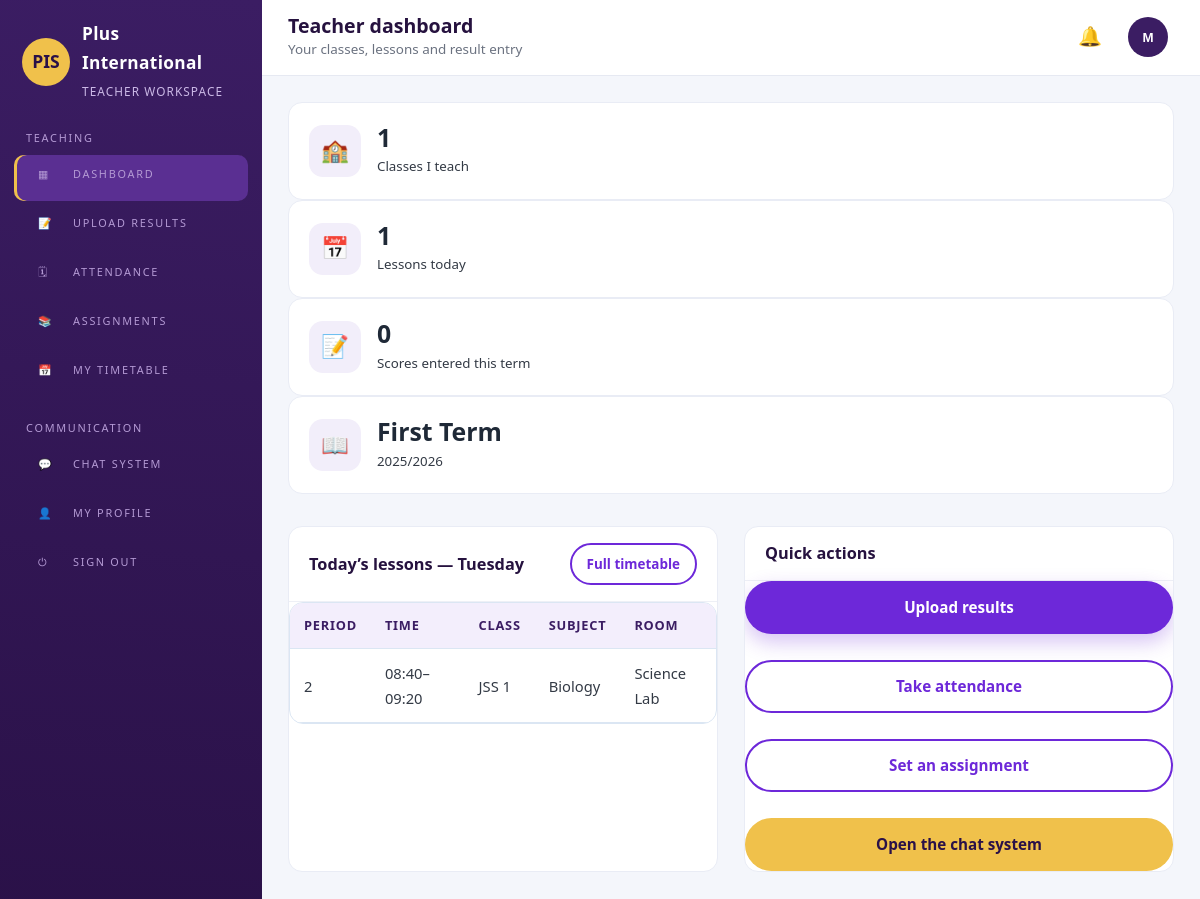
/teacher/dashboard.php (signed in), run on the app's committed database.
### tables this page shows
CREATE TABLE IF NOT EXISTS academic_sessions (
    id         INT AUTO_INCREMENT PRIMARY KEY,
    name       VARCHAR(20) NOT NULL UNIQUE,    
    term       ENUM('First','Second','Third') NOT NULL,
    is_current TINYINT(1) NOT NULL DEFAULT 0,
    starts_on  DATE DEFAULT NULL,
    ends_on    DATE DEFAULT NULL
);

CREATE TABLE IF NOT EXISTS timetable_slots (
    id            INT AUTO_INCREMENT PRIMARY KEY,
    class_id      INT NOT NULL,
    subject_id    INT NOT NULL,
    teacher_id    INT DEFAULT NULL,
    day_of_week   ENUM('Monday','Tuesday','Wednesday','Thursday','Friday') NOT NULL,
    period        INT NOT NULL,
    starts_at     TIME NOT NULL,
    ends_at       TIME NOT NULL,
    room          VARCHAR(60) DEFAULT NULL,
    session_name  VARCHAR(20) NOT NULL,
    term          ENUM('First','Second','Third') NOT NULL,
    UNIQUE KEY uniq_slot (class_id, day_of_week, period, session_name, term),
    FOREIGN KEY (class_id)   REFERENCES school_classes(id) ON DELETE CASCADE,
    FOREIGN KEY (subject_id) REFERENCES subjects(id) ON DELETE CASCADE,
    FOREIGN KEY (teacher_id) REFERENCES users(id) ON DELETE SET NULL
);

CREATE TABLE IF NOT EXISTS school_classes (
    id          INT AUTO_INCREMENT PRIMARY KEY,
    name        VARCHAR(60) NOT NULL UNIQUE,
    section     ENUM('nursery','primary','secondary') NOT NULL,
    level_order INT NOT NULL DEFAULT 0
);

CREATE TABLE IF NOT EXISTS subjects (
    id      INT AUTO_INCREMENT PRIMARY KEY,
    name    VARCHAR(80) NOT NULL UNIQUE,
    code    VARCHAR(20) DEFAULT NULL,
    section ENUM('nursery','primary','secondary','all') NOT NULL DEFAULT 'all'
);

### backend/includes/Auth.php (called while the page is built, shortened)
<?php
final class Auth
{
    public static function user(): ?array
    {
        return $_SESSION['user'] ?? null;
    }
    public static function check(): bool
    {
        return isset($_SESSION['user']);
    }
    public static function role(): string
    {
        return $_SESSION['user']['role'] ?? '';
    }
    public static function is(string ...$roles): bool
    {
        return in_array(self::role(), $roles, true);
    }
    public static function requireLogin(): array
    {
        return self::user();
    }
    public static function requireRole(string ...$roles): array
    {
        $user = self::requireLogin();
        return $user;
    }
}

### backend/includes/Database.php (called while the page is built, shortened)
<?php
final class Database
{
    private static ?PDO $pdo = null;
    public static function pdo(): PDO
    {
        if (self::$pdo === null) {
            $dsn = sprintf('mysql:host=%s;port=%s;dbname=%s;charset=utf8mb4', DB_HOST, DB_PORT, DB_NAME);
            self::$pdo = new PDO($dsn, DB_USER, DB_PASS, [
                PDO::ATTR_ERRMODE            => PDO::ERRMODE_EXCEPTION,
                PDO::ATTR_DEFAULT_FETCH_MODE => PDO::FETCH_ASSOC,
                PDO::ATTR_EMULATE_PREPARES   => false,
            ]);
        }
        return self::$pdo;
    }
    public static function run(string $sql, array $params = []): PDOStatement
    {
        $stmt = self::pdo()->prepare($sql);
        $stmt->execute($params);
        return $stmt;
    }
    public static function all(string $sql, array $params = []): array
    {
        return self::run($sql, $params)->fetchAll();
    }
    public static function one(string $sql, array $params = []): ?array
    {
        $row = self::run($sql, $params)->fetch();
        return $row === false ? null : $row;
    }
    public static function value(string $sql, array $params = [])
    {
        $value = self::run($sql, $params)->fetchColumn();
        return $value === false ? null : $value;
    }
}

### backend/includes/Helpers.php (called while the page is built, shortened)
<?php
function e($value): string
{
    return htmlspecialchars((string) $value, ENT_QUOTES, 'UTF-8');
}
function current_session_name(): string
{
    $row = Database::one('SELECT name FROM academic_sessions WHERE is_current = 1 LIMIT 1');
    return $row['name'] ?? (date('Y') . '/' . (date('Y') + 1));
}
function current_term(): string
{
    $row = Database::one('SELECT term FROM academic_sessions WHERE is_current = 1 LIMIT 1');
    return $row['term'] ?? 'First';
}

### backend/includes/TimetableManager.php (called while the page is built, shortened)
<?php
final class TimetableManager
{
    public static function forTeacher(int $teacherId, string $session, string $term): array
    {
        return Database::all(
            'SELECT t.*, s.name AS subject_name, c.name AS class_name
             FROM timetable_slots t
             JOIN subjects s ON s.id = t.subject_id
             JOIN school_classes c ON c.id = t.class_id
             WHERE t.teacher_id = ? AND t.session_name = ? AND t.term = ?
             ORDER BY FIELD(t.day_of_week,"Monday","Tuesday","Wednesday","Thursday","Friday"), t.period',
            [$teacherId, $session, $term]
        );
    }
}

### config.php (called while the page is built, shortened)
<?php
function url(string $path = ''): string
{
    return APP_URL . '/' . ltrim($path, '/');
}

### teacher/dashboard.php (the view, shortened to what this page needs)
<?php
require_once dirname(__DIR__) . '/config.php';
$user = Auth::requireRole('teacher');
$sessionName = current_session_name();
$term = current_term();
$today = date('l');
$lessons = in_array($today, TimetableManager::DAYS, true)
    ? array_values(array_filter(TimetableManager::forTeacher((int) $user['id'], $sessionName, $term), static fn ($slot) => $slot['day_of_week'] === $today))
    : [];
$myClasses = Database::all(
    'SELECT DISTINCT c.id, c.name FROM timetable_slots t JOIN school_classes c ON c.id = t.class_id
     WHERE t.teacher_id = ? AND t.session_name = ? AND t.term = ? ORDER BY c.level_order',
    [$user['id'], $sessionName, $term]
);
$entered = (int) Database::value(
    'SELECT COUNT(*) FROM results WHERE entered_by = ? AND session_name = ? AND term = ?',
    [$user['id'], $sessionName, $term]
);
require_once dirname(__DIR__) . '/backend/includes/layout/dash-header.php';
?>
<div class="stats">
    <div class="stat purple"><span class="ico">🏫</span><div><strong><?= count($myClasses) ?></strong><small>Classes I teach</small></div></div>
    <div class="stat gold"><span class="ico">📅</span><div><strong><?= count($lessons) ?></strong><small>Lessons today</small></div></div>
    <div class="stat green"><span class="ico">📝</span><div><strong><?= $entered ?></strong><small>Scores entered this term</small></div></div>
    <div class="stat blue"><span class="ico">📖</span><div><strong><?= e($term) ?> Term</strong><small><?= e($sessionName) ?></small></div></div>
</div>
<div class="grid grid-2 mt-3">
    <div class="panel">
        <div class="panel-head"><h2>Today’s lessons — <?= e($today) ?></h2><a class="btn btn-ghost btn-sm" href="<?= url('teacher/profile/timetable.php') ?>">Full timetable</a></div>
        <div class="table-wrap">
            <table class="data">
                <thead><tr><th>Period</th><th>Time</th><th>Class</th><th>Subject</th><th>Room</th></tr></thead>
                <tbody>
                <?php foreach ($lessons as $lesson): ?>
                    <tr>
                        <td><?= (int) $lesson['period'] ?></td>
                        <td><?= e(substr($lesson['starts_at'], 0, 5)) ?>–<?= e(substr($lesson['ends_at'], 0, 5)) ?></td>
                        <td><?= e($lesson['class_name']) ?></td>
                        <td><?= e($lesson['subject_name']) ?></td>
                        <td><?= e($lesson['room'] ?? '—') ?></td>
                    </tr>
                <?php endforeach; ?>
                </tbody>
            </table>
        </div>
    </div>
    <div class="panel">
        <div class="panel-head"><h2>Quick actions</h2></div>
        <div class="grid">
            <a class="btn btn-primary" href="<?= url('teacher/academics/upload-results.php') ?>">Upload results</a>
            <a class="btn btn-ghost" href="<?= url('teacher/academics/attendance.php') ?>">Take attendance</a>
            <a class="btn btn-ghost" href="<?= url('teacher/academics/assignments.php') ?>">Set an assignment</a>
            <a class="btn btn-gold" href="<?= url('chat/login.php') ?>">Open the chat system</a>
        </div>
    </div>
</div>
<?php require dirname(__DIR__) . '/backend/includes/layout/dash-footer.php'; ?>

### assets/css/style.css (style rules this page uses)
:root { --blue: #1565c0; --blue-dark: #0d47a1; --blue-light: #e8f2fc; --gold: #d4a017; --gold-soft: #f0c14b; --navy: #0b1f3a; --text: #333a45; --muted: #6b7280; --white: #ffffff; --line: #dbe6f3; --radius: 14px; --shadow: 0 10px 30px rgba(13, 71, 161, 0.10); --shadow-lg: 0 18px 45px rgba(11, 31, 58, 0.18); --max: 1180px; }
* { box-sizing: border-box; }
html { scroll-behavior: smooth; }
body { margin: 0; font-family: "Segoe UI", "Helvetica Neue", Arial, sans-serif; color: var(--text); background: var(--white); line-height: 1.65; }
h1, h2, h3, h4 { color: var(--navy); line-height: 1.25; margin: 0 0 .6rem; }
h2 { font-size: 2rem; }
a { color: var(--blue); text-decoration: none; }
.btn { display: inline-flex; align-items: center; justify-content: center; gap: 8px; padding: 12px 22px; border-radius: 999px; font-weight: 700; font-size: .95rem; border: 2px solid transparent; cursor: pointer; transition: transform .18s ease, box-shadow .18s ease, background .18s ease; }
.btn-primary { background: var(--gold); color: var(--navy); box-shadow: 0 8px 20px rgba(212,160,23,.35); }
.btn-ghost { border-color: var(--blue); color: var(--blue); }
.btn-sm { padding: 8px 15px; font-size: .84rem; }
.grid { display: grid; gap: 26px; }
.grid-2 { grid-template-columns: repeat(2, 1fr); }
.table-wrap { overflow-x: auto; border-radius: var(--radius); border: 1px solid var(--line); background: #fff; }
table.data { width: 100%; border-collapse: collapse; font-size: .92rem; }
table.data th, table.data td { padding: 12px 14px; text-align: left; border-bottom: 1px solid var(--line); }
table.data th { background: var(--blue-light); color: var(--navy); font-size: .8rem; text-transform: uppercase; letter-spacing: .06em; }
.mt-3 { margin-top: 32px; }

### assets/css/dashboard.css (style rules this page uses)
.dash-body { background: #f4f6fb; min-height: 100vh; }
.stat { background: #fff; border-radius: 14px; padding: 20px; border: 1px solid #e9ecf5; display: flex; align-items: center; gap: 16px; transition: transform .2s ease, box-shadow .2s ease; }
.stat .ico { width: 52px; height: 52px; border-radius: 14px; display: grid; place-items: center; font-size: 1.4rem; background: #f2eefa; color: var(--sidebar, #3b1d63); }
.stat strong { display: block; font-size: 1.55rem; color: #1f2937; line-height: 1.2; }
.stat span { color: #6b7280; font-size: .84rem; }
.panel { background: #fff; border: 1px solid #e9ecf5; border-radius: 14px; margin-bottom: 24px; overflow: hidden; }
.panel-head { padding: 16px 20px; border-bottom: 1px solid #eef0f6; display: flex; justify-content: space-between; align-items: center; gap: 12px; flex-wrap: wrap; }
.panel-head h2, .panel-head h3 { margin: 0; font-size: 1.02rem; }

### assets/css/purple-theme.css (style rules this page uses)
.dash-body { --sidebar: #3b1d63; --sidebar-active: #5a2f92; --purple: #6d28d9; --purple-soft: #f3eefc; --accent: #f0c14b; }
.dash-body .btn-primary { background: var(--purple); color: #fff; box-shadow: 0 8px 20px rgba(109,40,217,.28); }
.dash-body .btn-ghost { border-color: var(--purple); color: var(--purple); }
.dash-body .btn-gold { background: var(--accent); color: #2a1148; }
.dash-body a { color: var(--purple); }
.dash-body h1, .dash-body h2, .dash-body h3 { color: #26123f; }
.dash-body table.data th { background: var(--purple-soft); color: #3b1d63; }

### data on the page
academic_sessions: term "First", name "2025/2026"
timetable_slots: period "2", starts_at "08:40", ends_at "09:20", class.name "JSS 1", subject.name "Biology", room "Science Lab"

### other printed values
$user['role'] "TEACHER"
$icon "▦ 📝 🗓 📚 📅 💬 👤"
$label "DASHBOARD UPLOAD RESULTS ATTENDANCE ASSIGNMENTS MY TIMETABLE CHAT SYSTEM MY PROFILE"
$pageTitle "Teacher dashboard"
$pageSubtitle "Your classes, lessons and result entry"
substr($user['full_name'], 0, 1) "M"
count($myClasses) "1"
count($lessons) "1"
$entered "0"
